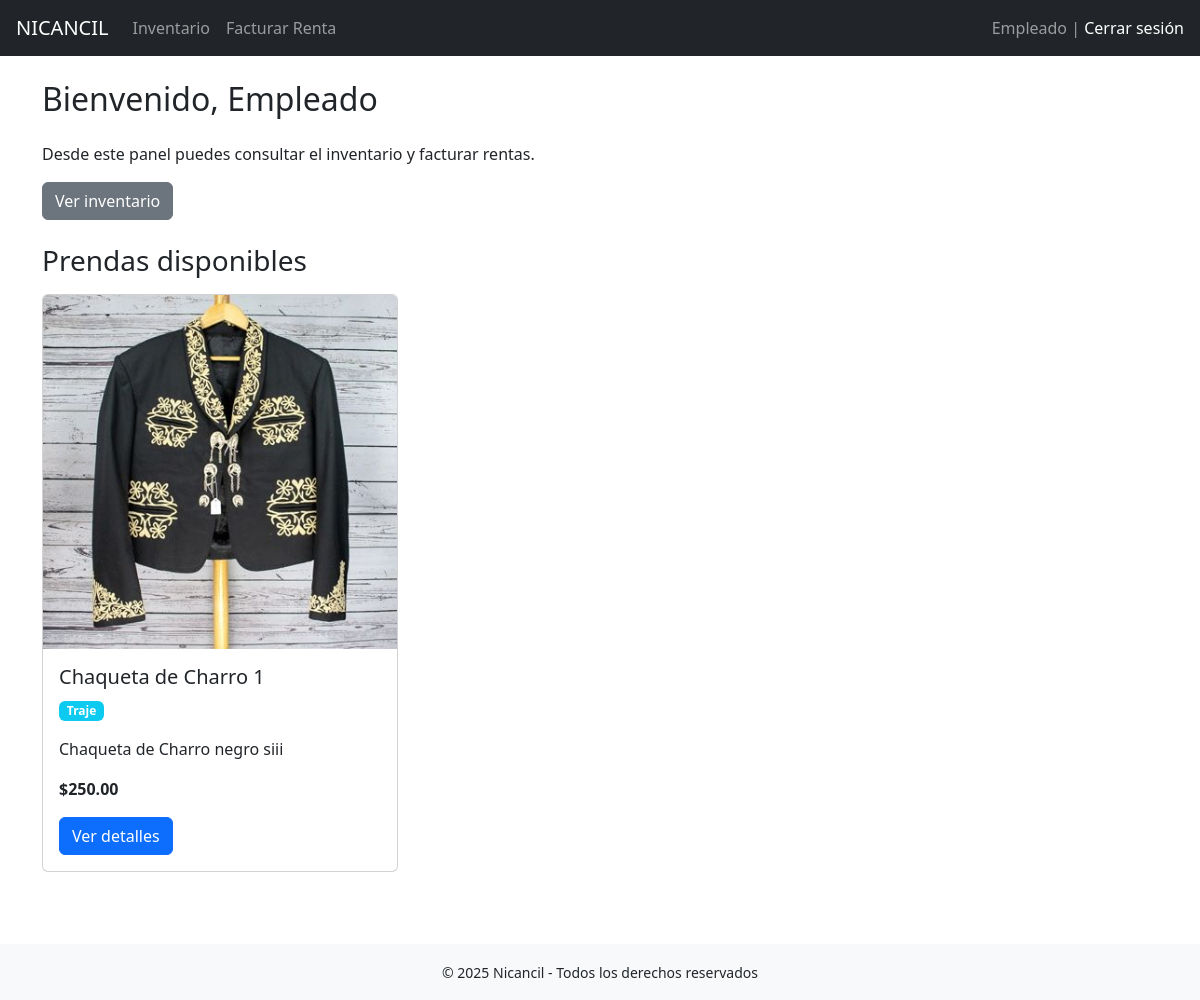
/dashboard/ (signed in), run on an earlier commit of the app's database.
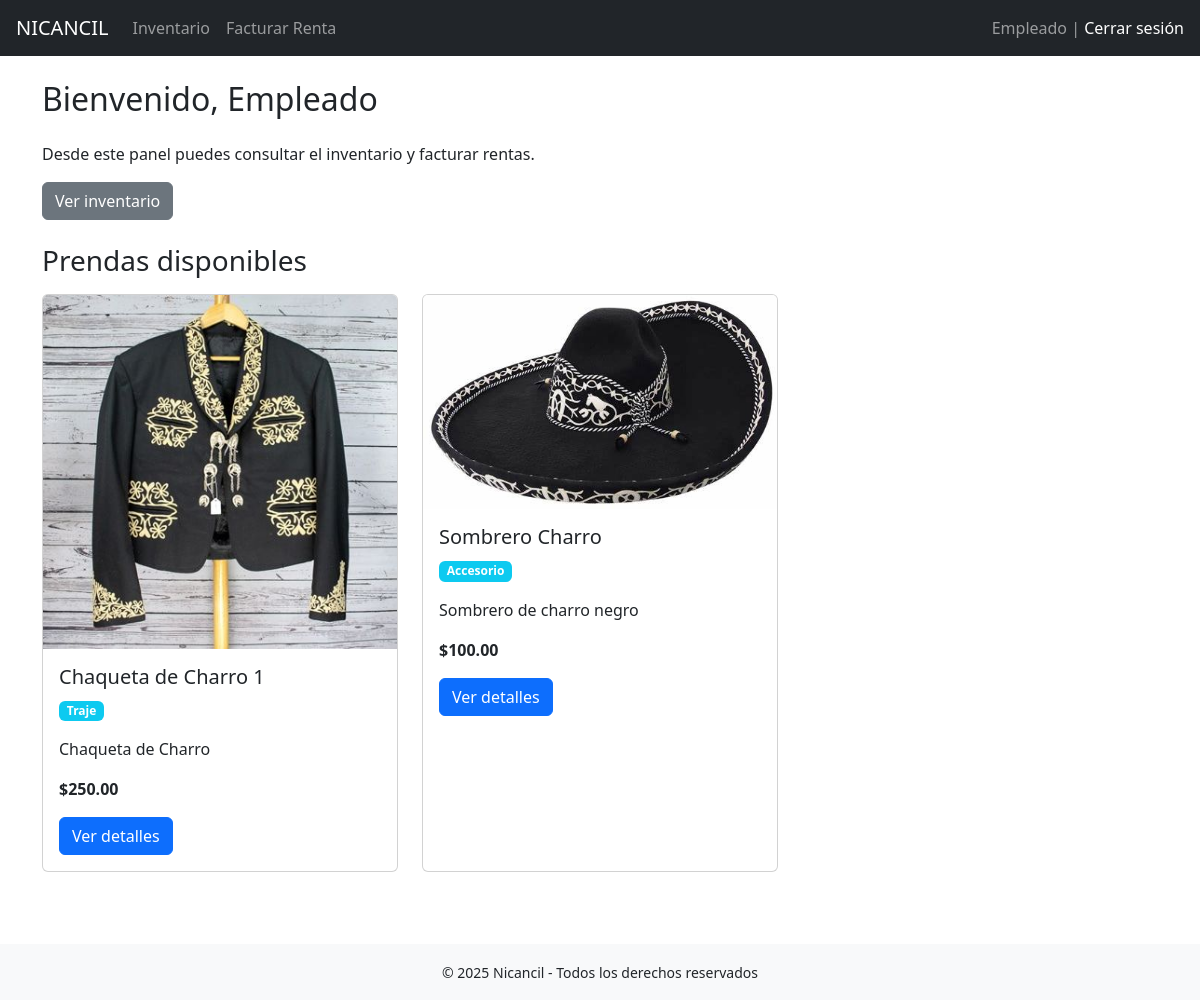
And on a later commit of the database.
### inventario/models.py (models this page shows, shortened)
class Prenda(models.Model):
    TIPOS = (
        ('traje', 'Traje'),
        ('vestido', 'Vestido'),
        ('accesorio', 'Accesorio'),
    )
    ESTATUS = (
        ('disponible', 'Disponible'),
        ('apartado', 'Apartado'),
        ('en_uso', 'En Uso'),
        ('dañado', 'Dañado'),
        ('mantenimiento', 'En Mantenimiento'),
        ('lavanderia', 'En Lavandería'),
    )
    GENEROS = (
        ('hombre', 'Hombre'),
        ('mujer', 'Mujer'),
        ('unisex', 'Unisex'),
    )
    nombre = models.CharField(max_length=100)
    descripcion = models.TextField()
    precio = models.DecimalField(max_digits=10, decimal_places=2)
    tipo = models.CharField(max_length=20, choices=TIPOS, default='traje')
    color = models.CharField(max_length=50, blank=True)
    estatus = models.CharField(max_length=20, choices=ESTATUS, default='disponible')
    tallas = models.CharField(max_length=50, blank=True)
    genero = models.CharField(max_length=10, choices=GENEROS, default='unisex')
    lugar = models.CharField(max_length=100, blank=True, verbose_name="Lugar o sitio del traje")
    cantidad = models.PositiveIntegerField(default=1)
    imagen = models.ImageField(upload_to='prendas/', null=True, blank=True)
    fecha_creacion = models.DateTimeField(auto_now_add=True)

### usuarios/views.py (the view)
# urls.py: path('dashboard/', views.dashboard, name='dashboard'),
@login_required
def dashboard(request):
    from inventario.models import Prenda
    prendas = Prenda.objects.all()
    if request.user.rol == 'admin':
        return render(request, "usuarios/dashboard_admin.html", {'prendas': prendas})
    elif request.user.rol == 'emp':
        return render(request, "usuarios/dashboard_empleado.html", {'prendas': prendas})
    else:
        return redirect('logout')

### templates/usuarios/dashboard_empleado.html (shortened to what this page needs)
{% extends 'base_dashboard.html' %}
{% block navbar %}
    <div class="collapse navbar-collapse">
        <ul class="navbar-nav me-auto">
            <li class="nav-item"><a class="nav-link" href="{% url 'inventario' %}">Inventario</a></li>
            <li class="nav-item"><a class="nav-link" href="#">Facturar Renta</a></li>
        </ul>
        <span class="navbar-text">
            Empleado | <a href="{% url 'logout' %}" class="text-decoration-none">Cerrar sesión</a>
        </span>
    </div>
{% endblock %}
{% block content %}
    <h2 class="mb-4">Bienvenido, Empleado</h2>
    <p>Desde este panel puedes consultar el inventario y facturar rentas.</p>
    <div class="mb-4">
        <a href="{% url 'inventario' %}" class="btn btn-secondary">Ver inventario</a>
    </div>
    <h3 class="mb-3">Prendas disponibles</h3>
    <div class="row">
        {% for prenda in prendas %}
            <div class="col-md-4 mb-4">
                <div class="card h-100">
                    {% if prenda.imagen %}
                        <img src="{{ prenda.imagen.url }}" class="card-img-top" alt="{{ prenda.nombre }}">
                    {% else %}
                        <div class="card-img-top bg-light text-center py-5">Sin imagen</div>
                    {% endif %}
                    <div class="card-body">
                        <h5 class="card-title">{{ prenda.nombre }}</h5>
                        <p class="card-text"><span class="badge bg-info">{{ prenda.get_tipo_display }}</span></p>
                        <p class="card-text">{{ prenda.descripcion|truncatechars:100 }}</p>
                        <p class="card-text"><strong>${{ prenda.precio }}</strong></p>
                        <a href="{% url 'prenda_detalle' prenda.pk %}" class="btn btn-primary">Ver detalles</a>
                    </div>
                </div>
            </div>
        {% empty %}
            <div class="col-12">
                <p>No hay prendas disponibles.</p>
            </div>
        {% endfor %}
    </div>
{% endblock %}

What changed in the data, as far as the page shows it:
changed Prenda "Chaqueta de Charro 1": descripcion "Chaqueta de Charro negro siii" → "Chaqueta de Charro"
added Prenda: imagen (picture), nombre "Sombrero Charro", tipo "Accesorio", descripcion "Sombrero de charro negro", precio "100.00"
